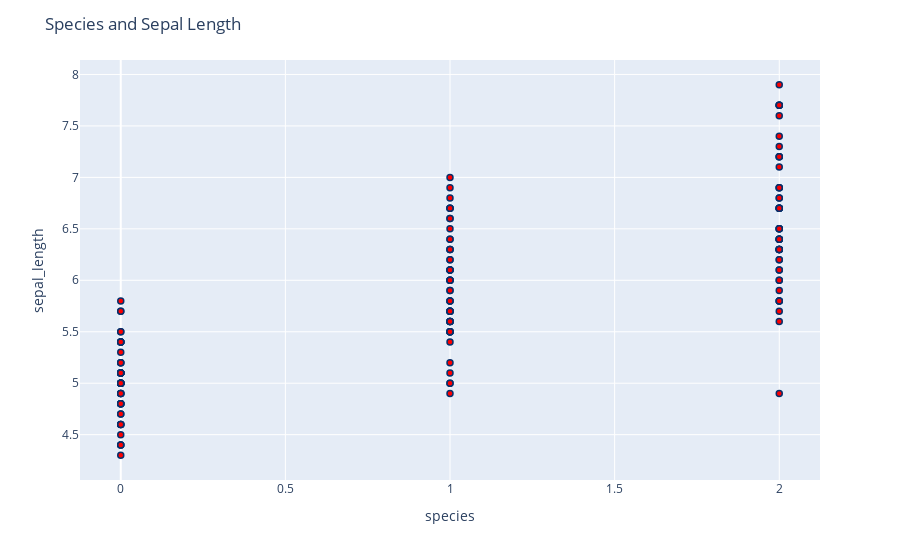

The notebook cell this image was saved under:
### Code cell
fig3 = px.scatter(iris, x='species', y='sepal_length')
fig3.update_traces(marker_color='red', marker_line_color='rgb(8,48,107)',
                  marker_line_width=1.5)
fig3.update_layout(title_text='Species and Sepal Length')
fig3.show()

### Figure 1 — Plotly figure (JSON) as saved in the notebook; plotly's stock layout.template omitted (floating-point values rounded to 4 significant figures; data arrays with more than 128 entries replaced by an {"elided": "..."} marker saying what was removed)
{"data": [{"hovertemplate": "species=%{x}<br>sepal_length=%{y}<extra></extra>", "legendgroup": "", "marker": {"color": "red", "line": {"color": "rgb(8,48,107)", "width": 1.5}, "symbol": "circle"}, "mode": "markers", "name": "", "orientation": "v", "showlegend": false, "type": "scatter", "x": {"elided": "150 int values"}, "xaxis": "x", "y": {"elided": "150 float values"}, "yaxis": "y"}], "layout": {"legend": {"tracegroupgap": 0}, "margin": {"t": 60}, "title": {"text": "Species and Sepal Length"}, "xaxis": {"anchor": "y", "domain": [0, 1], "title": {"text": "species"}}, "yaxis": {"anchor": "x", "domain": [0, 1], "title": {"text": "sepal_length"}}}}
